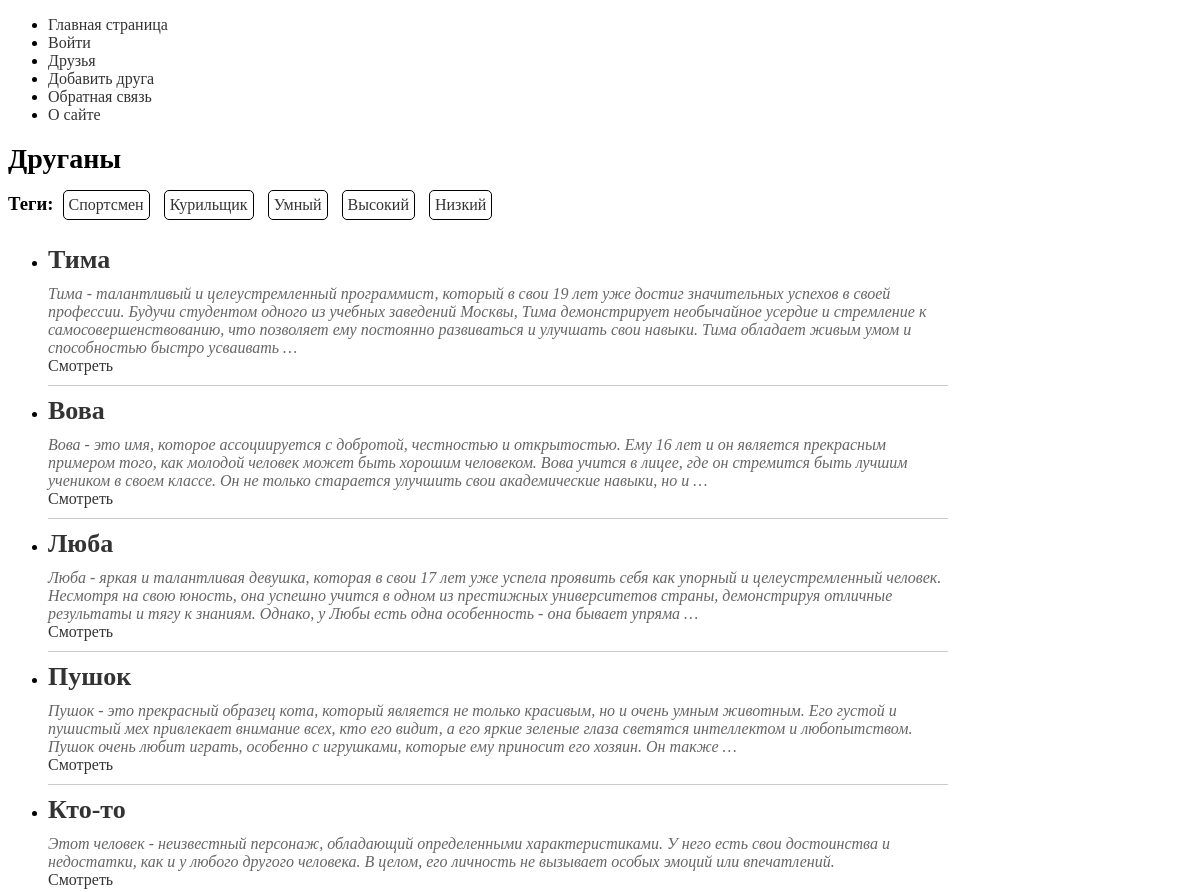
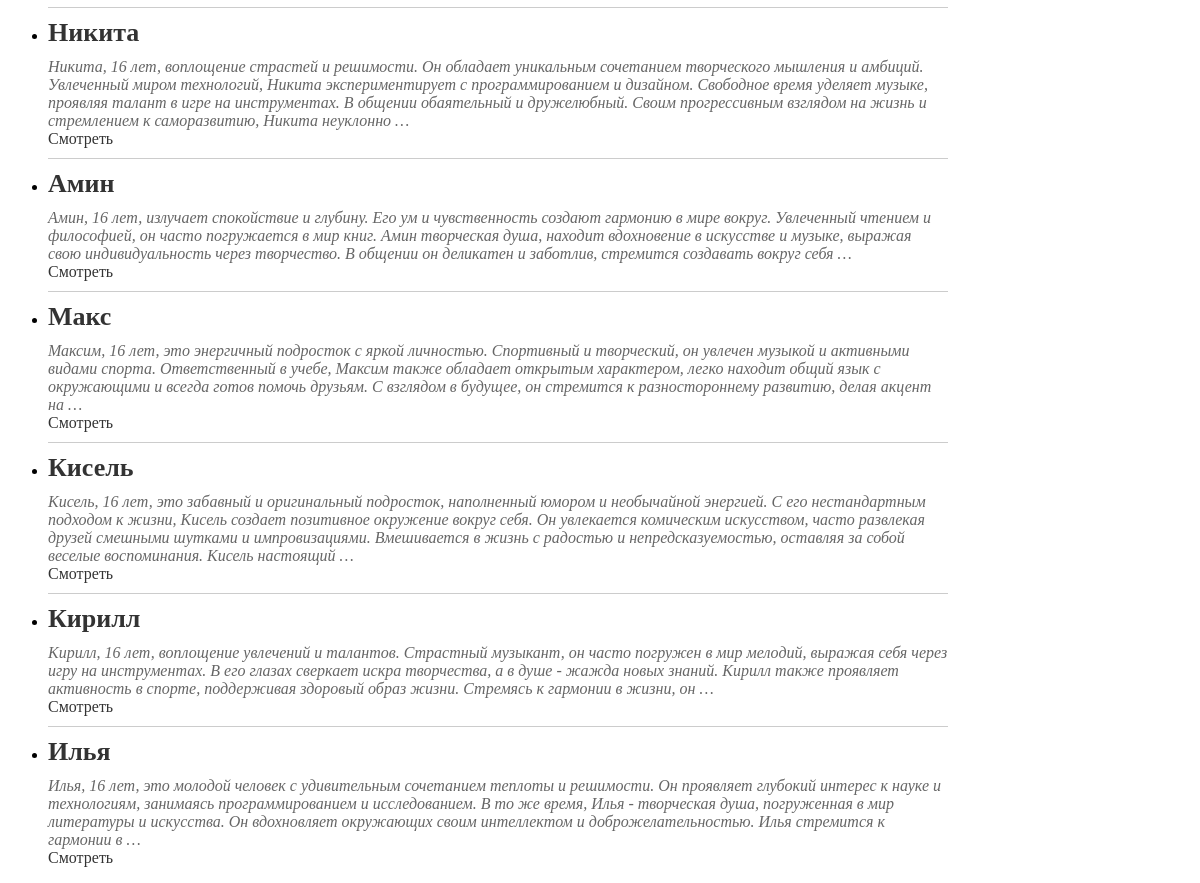
Page /friends/ on the committed database (2 pictures, top to bottom).
### myapp/models.py (models this page shows, shortened)
class TagFriends(models.Model):
    objects = models.Manager()
    tag = models.CharField(max_length=100, db_index=True)
    slug = models.SlugField(max_length=255, unique=True, db_index=True)
    def get_absolute_url(self):
        return reverse("tag", kwargs={"tag_slug": self.slug})

class Friends(models.Model):
    class Status(models.IntegerChoices):
        NOT_THE_BEST = 0, "Не лучший друг"
        THE_BEST = 1, "Лучший друг"
    name = models.CharField(max_length=255)
    slug = models.SlugField(max_length=255, unique=True, db_index=True)
    description = models.TextField(blank=True)
    time_create = models.DateTimeField(auto_now_add=True)
    time_update = models.DateTimeField(auto_now=True)
    is_the_best = models.BooleanField(choices=Status.choices, default=Status.NOT_THE_BEST)
    gender = models.ForeignKey("Gender", on_delete=models.PROTECT, related_name="notes")
    tags = models.ManyToManyField("TagFriends", blank=True, related_name="tags")
    objects = models.Manager()
    is_the_best_manager = IsTheBestManager()
    girlfriend = models.OneToOneField("GirlFriend", on_delete=models.SET_NULL, null=True,
                                      blank="True", related_name="boyfriend")
    def __str__(self):
        return self.name
    class Meta:
        pass
    def get_absolute_url(self):
        return reverse("friend-slug", kwargs={"fr_slug": self.slug})

### myapp/views.py (the view)
# urls.py: path("friends/", views.friends, name="friends"),
def friends(request):
    friends_queryset = Friends.objects.all()
    print(friends_queryset)
    data = {
        "friends": friends_queryset,
        "title": "Друганы",
        "menu": menu,
    }
    return render(request, "myapp/friends.html", context=data)

### myapp/models.py (called while the page is built)
    def __str__(self):
        return self.name

### myapp/templatetags/friends_tags.py (called while the page is built)
@register.inclusion_tag("myapp/list_tags.html")
def show_all_tags():
    return {"tags": TagFriends.objects.all()}

### myapp/templates/myapp/friends.html
{% extends 'base.html' %}
{% load friends_tags %}
{% block content %}
{% show_all_tags %}
<ul class="friend-list">
    {% for friend in friends %}
    <li class="friend-item">
        <h2 class="friend-name">{{ friend.name }}</h2>
        <div class="info">
            {% autoescape off %}
            {{ friend.description|truncatewords:50 }}
            {% endautoescape %}
        </div>
        <a href="{{ friend.get_absolute_url }}">Смотреть</a>
        {% if not forloop.last %}
        <hr class="friend-divider">
        {% endif %}
    </li>
    {% endfor %}
</ul>
{% endblock %}

### myapp/templates/myapp/list_tags.html
{% if tags %}
<h3 style="display: inline-block; margin: 0;">Теги:</h3>
<ul class="tags-ul">
    {% for t in tags %}
    <li class="tags-li">
        <a href="{{t.get_absolute_url}}">{{t.tag}}</a>
    </li>
    {% endfor %}
</ul>
{% endif %}

### myapp/static/myapp/css/styles.css (style rules this page uses)
a { text-decoration: none; color: #333; }
.friend-list { margin-top: 20px; }
.friend-name { margin: 0; font-size: 26px; color: #333; }
.friend-divider { border: 0; border-top: 1px solid #ccc; margin: 10px 0; }
.friend-item { width: 900px; }
.info { color: #666; font-style: italic; margin-top: 10px; }
.tags-ul { display: inline-block; list-style-type: none; margin: 0; padding: 0; }
.tags-li { display: inline-block; text-size: 12px; margin: 5px; padding: 5px; border: 1px solid #000; border-radius: 5px; }

### rows in the picture
TagFriends: tag "Спортсмен"
TagFriends: tag "Курильщик"
TagFriends: tag "Умный"
TagFriends: tag "Высокий"
TagFriends: tag "Низкий"
Friends: name "Тима", description "Тима - талантливый и целеустремленный программист, который в свои 19 лет уже достиг значительных успехов в своей профессии. Будучи студентом одного из учебных заведений Москвы, Тима демонстрирует необычайное усердие и стремление к самосовершенствованию, что позволяет ему постоянно развиваться и улучшать свои навыки. Тима обладает живым умом и способностью быстро усваивать …"
Friends: name "Вова", description "Вова - это имя, которое ассоциируется с добротой, честностью и открытостью. Ему 16 лет и он является прекрасным примером того, как молодой человек может быть хорошим человеком. Вова учится в лицее, где он стремится быть лучшим учеником в своем классе. Он не только старается улучшить свои академические навыки, но и …"
Friends: name "Люба", description "Люба - яркая и талантливая девушка, которая в свои 17 лет уже успела проявить себя как упорный и целеустремленный человек. Несмотря на свою юность, она успешно учится в одном из престижных университетов страны, демонстрируя отличные результаты и тягу к знаниям. Однако, у Любы есть одна особенность - она бывает упряма …"
Friends: name "Пушок", description "Пушок - это прекрасный образец кота, который является не только красивым, но и очень умным животным. Его густой и пушистый мех привлекает внимание всех, кто его видит, а его яркие зеленые глаза светятся интеллектом и любопытством. Пушок очень любит играть, особенно с игрушками, которые ему приносит его хозяин. Он также …"
Friends: name "Кто-то", description "Этот человек - неизвестный персонаж, обладающий определенными характеристиками. У него есть свои достоинства и недостатки, как и у любого другого человека. В целом, его личность не вызывает особых эмоций или впечатлений."
Friends: name "Никита", description "Никита, 16 лет, воплощение страстей и решимости. Он обладает уникальным сочетанием творческого мышления и амбиций. Увлеченный миром технологий, Никита экспериментирует с программированием и дизайном. Свободное время уделяет музыке, проявляя талант в игре на инструментах. В общении обаятельный и дружелюбный. Своим прогрессивным взглядом на жизнь и стремлением к саморазвитию, Никита неуклонно …"
Friends: name "Амин", description "Амин, 16 лет, излучает спокойствие и глубину. Его ум и чувственность создают гармонию в мире вокруг. Увлеченный чтением и философией, он часто погружается в мир книг. Амин творческая душа, находит вдохновение в искусстве и музыке, выражая свою индивидуальность через творчество. В общении он деликатен и заботлив, стремится создавать вокруг себя …"
Friends: name "Макс", description "Максим, 16 лет, это энергичный подросток с яркой личностью. Спортивный и творческий, он увлечен музыкой и активными видами спорта. Ответственный в учебе, Максим также обладает открытым характером, легко находит общий язык с окружающими и всегда готов помочь друзьям. С взглядом в будущее, он стремится к разностороннему развитию, делая акцент на …"
Friends: name "Кисель", description "Кисель, 16 лет, это забавный и оригинальный подросток, наполненный юмором и необычайной энергией. С его нестандартным подходом к жизни, Кисель создает позитивное окружение вокруг себя. Он увлекается комическим искусством, часто развлекая друзей смешными шутками и импровизациями. Вмешивается в жизнь с радостью и непредсказуемостью, оставляя за собой веселые воспоминания. Кисель настоящий …"
Friends: name "Кирилл", description "Кирилл, 16 лет, воплощение увлечений и талантов. Страстный музыкант, он часто погружен в мир мелодий, выражая себя через игру на инструментах. В его глазах сверкает искра творчества, а в душе - жажда новых знаний. Кирилл также проявляет активность в спорте, поддерживая здоровый образ жизни. Стремясь к гармонии в жизни, он …"
Friends: name "Илья", description "Илья, 16 лет, это молодой человек с удивительным сочетанием теплоты и решимости. Он проявляет глубокий интерес к науке и технологиям, занимаясь программированием и исследованием. В то же время, Илья - творческая душа, погруженная в мир литературы и искусства. Он вдохновляет окружающих своим интеллектом и доброжелательностью. Илья стремится к гармонии в …"

### other values in the picture
{{ m.title }} "Главная страница" "Войти" "Друзья" "Добавить друга" "Обратная связь" "О сайте"
{{ title }} "Друганы"
